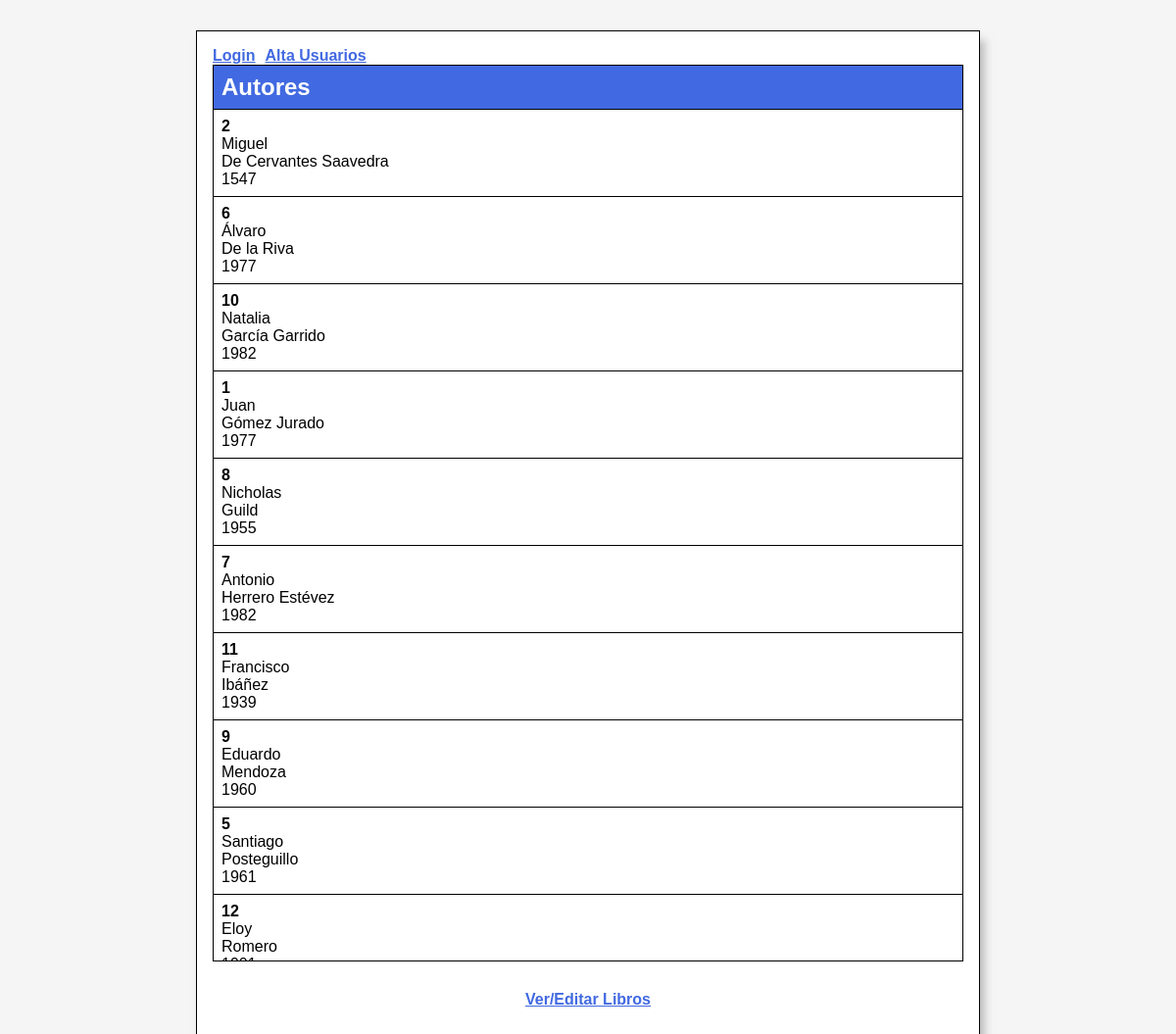
Page /Controller/?action=list_autores on the committed database.
### tables this page shows
CREATE TABLE `autores` (
  `codigo_autor` int(11) NOT NULL,
  `nombre` varchar(255) DEFAULT NULL,
  `apellidos` varchar(255) DEFAULT NULL,
  `año_nacimiento` varchar(4) DEFAULT NULL
);

### Model/autores_bd.php (called while the page is built, shortened)
<?php
function get_autores_by_autor($autor){
    try{
        $con =BD::getConexion();
        $query="select * from autores ";
        $query.=" order by apellidos";
       $statement= $con->prepare($query);
        $statement->execute();
        $resultados=$statement->fetchAll();
        return $resultados;
    }catch(PDOException $e){
        $error="Ha ocurrido un error obteniendo  el libro en la base de datos ";
        $error.= $e->getMessage();
        include ("View/error.php");
        exit();
    }
}
?>

### View/autores_list.php (the view, shortened to what this page needs)
<?php include('../View/header.php') ?>
<section id="list" class="list">
<header class="list__row list__header">
        <h1>
            Autores
        </h1>
    </header>
    <?php if($autores) { ?>
    <?php foreach ($autores as $autor) : ?>
    <div class="list__row">
        <div class="list__item">
            <p class="bold"><?= $autor['codigo_autor']?></p>
            <p><?= $autor['nombre']; ?></p>
            <p><?= $autor['apellidos']; ?></p>
            <p><?= $autor['año_nacimiento']; ?></p>
        </div>
    </div>
    <?php endforeach; ?>
    <?php } else { ?>
    <p>No hay autores.</p>
    <?php } ?>
</section>
<br>
<p><a href=".?action=list_libros">Ver/Editar Libros</a></p>
<?php include('../View/footer.php') ?>

### rows in the picture
autores: codigo_autor "2", nombre "Miguel", apellidos "De Cervantes Saavedra", año_nacimiento "1547"
autores: codigo_autor "6", nombre "Álvaro", apellidos "De la Riva", año_nacimiento "1977"
autores: codigo_autor "10", nombre "Natalia", apellidos "García Garrido", año_nacimiento "1982"
autores: codigo_autor "1", nombre "Juan", apellidos "Gómez Jurado", año_nacimiento "1977"
autores: codigo_autor "8", nombre "Nicholas", apellidos "Guild", año_nacimiento "1955"
autores: codigo_autor "7", nombre "Antonio", apellidos "Herrero Estévez", año_nacimiento "1982"
autores: codigo_autor "11", nombre "Francisco", apellidos "Ibáñez", año_nacimiento "1939"
autores: codigo_autor "9", nombre "Eduardo", apellidos "Mendoza", año_nacimiento "1960"
autores: codigo_autor "5", nombre "Santiago", apellidos "Posteguillo", año_nacimiento "1961"
autores: codigo_autor "12", nombre "Eloy", apellidos "Romero"
